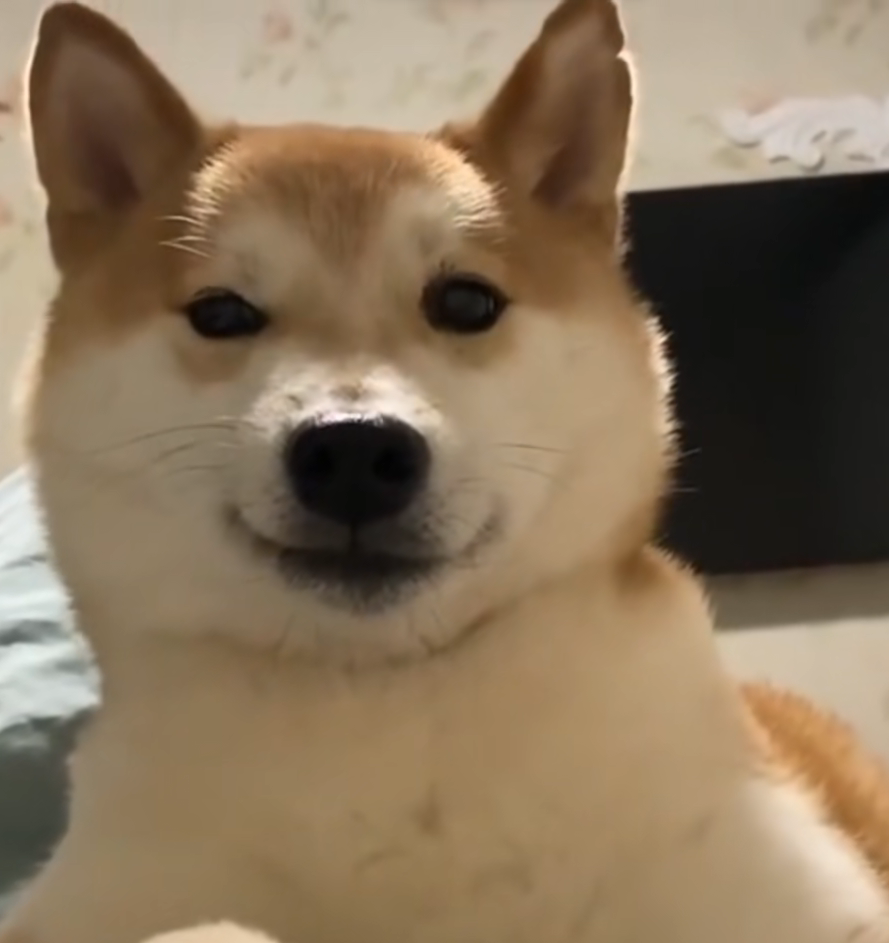
#> input picture 14PIL/example.png, 889 x 943 px
$ python '03裁剪图像.py'
#> lines starting #> are read from the running program, lines starting #| are printed output that depends on the picture
"""
@File    :03裁剪图像.py
@Editor  : 百年
@Date    :2025/6/9 9:48
"""
from PIL import Image

img = Image.open('../example.png')
#> img is the input picture: PIL image 889x943 RGBA; mean R, G, B, A 136, 116, 91, 255
#注意裁剪的区域(左,上,右,下)
width,height = img.size #因为会返回一个元组保存的是宽高,所以直接让俩变量接收
#> width = 889; height = 943
crop_area = (width//4,height//4,3*width//4,3*width//4)
#> crop_area = (222, 235, 666, 666)
cropped_img = img.crop(crop_area)
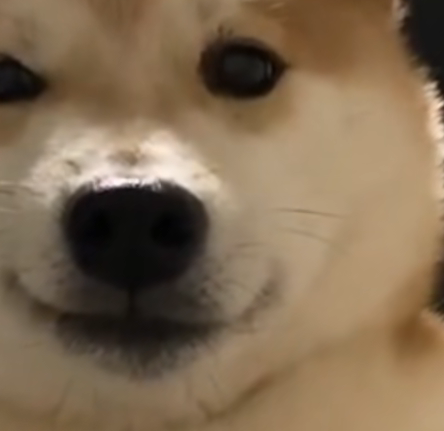
#> cropped_img: PIL image 444x431 RGBA; mean R, G, B, A 128.7, 107.1, 81.7, 255

cropped_img.save('./output/cropped.png')

'''
crop() 方法用于从图像中提取一个矩形区域
裁剪区域由元组 (left, upper, right, lower) 定义:
left: 左边界的x坐标
upper: 上边界的y坐标
right: 右边界的x坐标
lower: 下边界的y坐标
在示例中，我们裁剪了图像的中心部分（1/4到3/4区域）
width//4 中的 // 是整数除法，确保结果是整数'''
